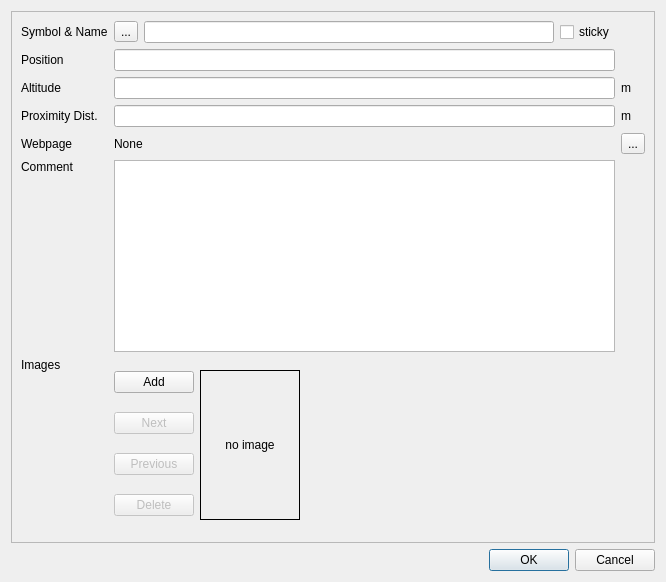
<ui version="4.0" >
 <class>IDlgEditWpt</class>
 <widget class="QDialog" name="IDlgEditWpt" >
  <property name="geometry" >
   <rect>
    <x>0</x>
    <y>0</y>
    <width>666</width>
    <height>582</height>
   </rect>
  </property>
  <property name="windowTitle" >
   <string>Edit Waypoint ...</string>
  </property>
  <layout class="QVBoxLayout" >
   <item>
    <widget class="QFrame" name="frame" >
     <property name="frameShape" >
      <enum>QFrame::StyledPanel</enum>
     </property>
     <property name="frameShadow" >
      <enum>QFrame::Raised</enum>
     </property>
     <layout class="QGridLayout" >
      <item row="0" column="0" >
       <widget class="QLabel" name="label" >
        <property name="text" >
         <string>Symbol &amp; Name</string>
        </property>
       </widget>
      </item>
      <item row="0" column="1" >
       <layout class="QHBoxLayout" >
        <item>
         <widget class="QToolButton" name="toolIcon" >
          <property name="text" >
           <string>...</string>
          </property>
         </widget>
        </item>
        <item>
         <widget class="QLineEdit" name="lineName" />
        </item>
        <item>
         <widget class="QCheckBox" name="checkSticky" >
          <property name="text" >
           <string>sticky</string>
          </property>
         </widget>
        </item>
       </layout>
      </item>
      <item row="1" column="0" >
       <widget class="QLabel" name="label_2" >
        <property name="text" >
         <string>Position</string>
        </property>
       </widget>
      </item>
      <item row="1" column="1" >
       <widget class="QLineEdit" name="linePosition" />
      </item>
      <item row="2" column="0" >
       <widget class="QLabel" name="label_3" >
        <property name="text" >
         <string>Altitude</string>
        </property>
       </widget>
      </item>
      <item row="2" column="1" >
       <widget class="QLineEdit" name="lineAltitude" />
      </item>
      <item row="2" column="2" >
       <widget class="QLabel" name="label_6" >
        <property name="text" >
         <string>m</string>
        </property>
       </widget>
      </item>
      <item row="3" column="0" >
       <widget class="QLabel" name="label_4" >
        <property name="text" >
         <string>Proximity Dist.</string>
        </property>
       </widget>
      </item>
      <item row="3" column="1" >
       <widget class="QLineEdit" name="lineProximity" />
      </item>
      <item row="3" column="2" >
       <widget class="QLabel" name="label_7" >
        <property name="text" >
         <string>m</string>
        </property>
       </widget>
      </item>
      <item row="4" column="0" >
       <widget class="QLabel" name="label_8" >
        <property name="text" >
         <string>Webpage</string>
        </property>
       </widget>
      </item>
      <item row="4" column="1" >
       <widget class="QLabel" name="labelLink" >
        <property name="text" >
         <string>None</string>
        </property>
       </widget>
      </item>
      <item row="4" column="2" >
       <widget class="QToolButton" name="toolLink" >
        <property name="text" >
         <string>...</string>
        </property>
       </widget>
      </item>
      <item row="5" column="0" >
       <widget class="QLabel" name="label_5" >
        <property name="text" >
         <string>Comment</string>
        </property>
        <property name="alignment" >
         <set>Qt::AlignLeading|Qt::AlignLeft|Qt::AlignTop</set>
        </property>
       </widget>
      </item>
      <item row="5" column="1" >
       <widget class="QTextEdit" name="textComment" >
        <property name="sizePolicy" >
         <sizepolicy vsizetype="Maximum" hsizetype="Expanding" >
          <horstretch>0</horstretch>
          <verstretch>0</verstretch>
         </sizepolicy>
        </property>
        <property name="acceptRichText" >
         <bool>false</bool>
        </property>
       </widget>
      </item>
      <item row="6" column="0" >
       <widget class="QLabel" name="label_10" >
        <property name="text" >
         <string>Images</string>
        </property>
        <property name="alignment" >
         <set>Qt::AlignLeading|Qt::AlignLeft|Qt::AlignTop</set>
        </property>
       </widget>
      </item>
      <item row="6" column="1" >
       <layout class="QHBoxLayout" >
        <item>
         <layout class="QVBoxLayout" >
          <item>
           <widget class="QPushButton" name="pushAdd" >
            <property name="sizePolicy" >
             <sizepolicy vsizetype="Fixed" hsizetype="Maximum" >
              <horstretch>0</horstretch>
              <verstretch>0</verstretch>
             </sizepolicy>
            </property>
            <property name="text" >
             <string>Add</string>
            </property>
           </widget>
          </item>
          <item>
           <widget class="QPushButton" name="pushNext" >
            <property name="enabled" >
             <bool>false</bool>
            </property>
            <property name="text" >
             <string>Next</string>
            </property>
           </widget>
          </item>
          <item>
           <widget class="QPushButton" name="pushPrev" >
            <property name="enabled" >
             <bool>false</bool>
            </property>
            <property name="text" >
             <string>Previous</string>
            </property>
           </widget>
          </item>
          <item>
           <widget class="QPushButton" name="pushDel" >
            <property name="enabled" >
             <bool>false</bool>
            </property>
            <property name="sizePolicy" >
             <sizepolicy vsizetype="Fixed" hsizetype="Maximum" >
              <horstretch>0</horstretch>
              <verstretch>0</verstretch>
             </sizepolicy>
            </property>
            <property name="text" >
             <string>Delete</string>
            </property>
           </widget>
          </item>
         </layout>
        </item>
        <item>
         <widget class="QLabel" name="labelImage" >
          <property name="sizePolicy" >
           <sizepolicy vsizetype="Fixed" hsizetype="Fixed" >
            <horstretch>0</horstretch>
            <verstretch>0</verstretch>
           </sizepolicy>
          </property>
          <property name="minimumSize" >
           <size>
            <width>100</width>
            <height>150</height>
           </size>
          </property>
          <property name="frameShape" >
           <enum>QFrame::Box</enum>
          </property>
          <property name="text" >
           <string>no image</string>
          </property>
          <property name="scaledContents" >
           <bool>false</bool>
          </property>
          <property name="alignment" >
           <set>Qt::AlignCenter</set>
          </property>
         </widget>
        </item>
        <item>
         <widget class="QLabel" name="labelInfo" >
          <property name="text" >
           <string/>
          </property>
          <property name="alignment" >
           <set>Qt::AlignJustify|Qt::AlignTop</set>
          </property>
         </widget>
        </item>
       </layout>
      </item>
     </layout>
    </widget>
   </item>
   <item>
    <widget class="QDialogButtonBox" name="buttonBox" >
     <property name="orientation" >
      <enum>Qt::Horizontal</enum>
     </property>
     <property name="standardButtons" >
      <set>QDialogButtonBox::Cancel|QDialogButtonBox::NoButton|QDialogButtonBox::Ok</set>
     </property>
    </widget>
   </item>
  </layout>
 </widget>
 <resources/>
 <connections>
  <connection>
   <sender>buttonBox</sender>
   <signal>accepted()</signal>
   <receiver>IDlgEditWpt</receiver>
   <slot>accept()</slot>
   <hints>
    <hint type="sourcelabel" >
     <x>248</x>
     <y>254</y>
    </hint>
    <hint type="destinationlabel" >
     <x>157</x>
     <y>274</y>
    </hint>
   </hints>
  </connection>
  <connection>
   <sender>buttonBox</sender>
   <signal>rejected()</signal>
   <receiver>IDlgEditWpt</receiver>
   <slot>reject()</slot>
   <hints>
    <hint type="sourcelabel" >
     <x>316</x>
     <y>260</y>
    </hint>
    <hint type="destinationlabel" >
     <x>286</x>
     <y>274</y>
    </hint>
   </hints>
  </connection>
 </connections>
</ui>
